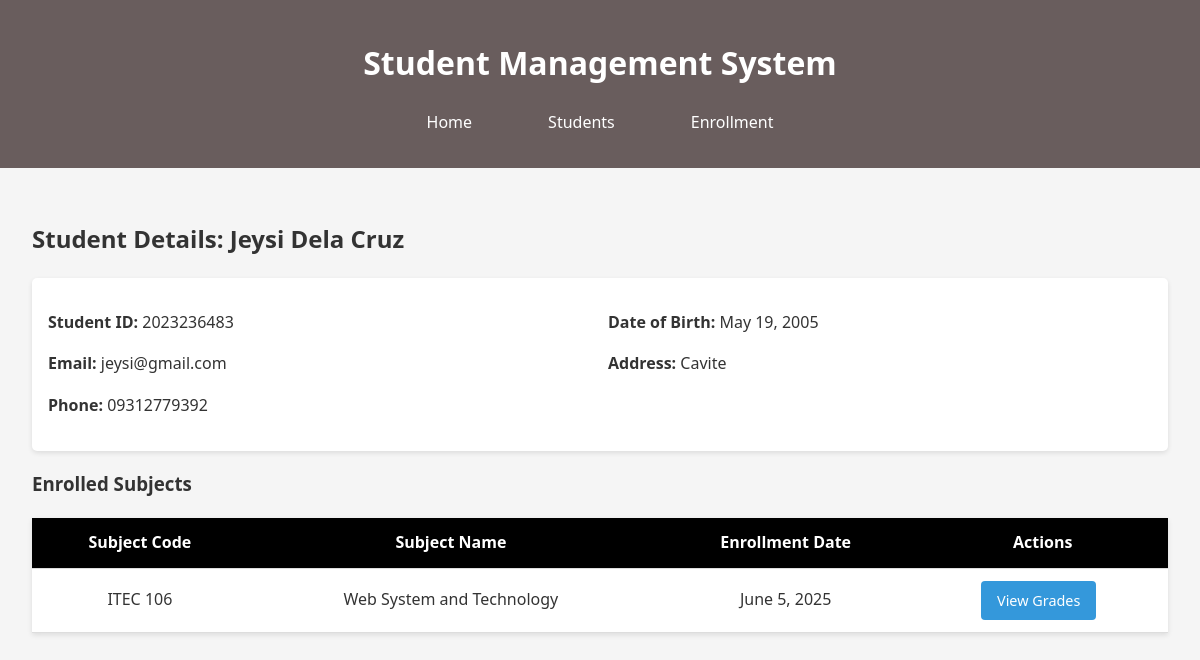
The app's page /students/2023236483/ with its own data.
### sms_app/models.py (models this page shows, shortened)
class Student(models.Model):
    student_id = models.CharField(max_length=20, unique=True)
    first_name = models.CharField(max_length=100)
    last_name = models.CharField(max_length=100)
    email = models.EmailField()
    date_of_birth = models.DateField()
    address = models.TextField()
    phone_number = models.CharField(max_length=15)

class Enrollment(models.Model):
    student = models.ForeignKey(Student, on_delete=models.CASCADE)
    subject = models.ForeignKey(Subject, on_delete=models.CASCADE)
    enrollment_date = models.DateField(auto_now_add=True)
    class Meta:
        unique_together = ('student', 'subject')

class Subject(models.Model):
    code = models.CharField(max_length=10, unique=True)
    name = models.CharField(max_length=100)
    description = models.TextField()

### sms_app/views.py (the view)
# urls.py: path('students/<str:student_id>/', views.student_detail, name='student_detail'),
def student_detail(request, student_id):
    student = get_object_or_404(Student, student_id=student_id)
    enrollments = Enrollment.objects.filter(student=student).select_related('subject')
    return render(request, 'students/detail.html', {
        'student': student,
        'enrollments': enrollments
    })

### templates/students/detail.html
{% extends 'base.html' %}
{% block content %}
    <h2>Student Details: {{ student.first_name }} {{ student.last_name }}</h2>
    <div class="student-info">
        <div>
            <p><strong>Student ID:</strong> {{ student.student_id }}</p>
            <p><strong>Email:</strong> {{ student.email }}</p>
            <p><strong>Phone:</strong> {{ student.phone_number }}</p>
        </div>
        <div>
            <p><strong>Date of Birth:</strong> {{ student.date_of_birth }}</p>
            <p><strong>Address:</strong> {{ student.address }}</p>
        </div>
    </div>
    <h3>Enrolled Subjects</h3>
    <table>
        <thead>
            <tr>
                <th>Subject Code</th>
                <th>Subject Name</th>
                <th>Enrollment Date</th>
                <th>Actions</th>
            </tr>
        </thead>
        <tbody>
            {% for enrollment in enrollments %}
            <tr>
                <td>{{ enrollment.subject.code }}</td>
                <td>{{ enrollment.subject.name }}</td>
                <td>{{ enrollment.enrollment_date }}</td>
                <td>
                    <a href="{% url 'grade_list' enrollment.id %}" class="btn">View Grades</a>
                </td>
            </tr>
            {% endfor %}
        </tbody>
    </table>
{% endblock %}

### sms_app/static/css/sms.css (style rules this page uses)
body { font-family: 'Segoe UI', Tahoma, Geneva, Verdana, sans-serif; line-height: 1.6; margin: 0; padding: 0; color: #333; background-color: #f5f5f5; }
table { width: 100%; border-collapse: collapse; margin: 1rem 0; background: white; box-shadow: 0 2px 5px rgba(0,0,0,0.1); }
th, td { padding: 0.75rem; text-align: center; border-bottom: 1px solid #ddd; }
th { background-color: #000000; color: white; }
.btn { display: inline-block; padding: 0.5rem 1rem; background-color: #3498db; color: white; text-decoration: none; border-radius: 4px; border: none; cursor: pointer; font-size: 0.9rem; margin-right: 0.5rem; }
.student-info { display: grid; grid-template-columns: 1fr 1fr; gap: 1rem; background: white; padding: 1rem; border-radius: 5px; box-shadow: 0 2px 5px rgba(0,0,0,0.1); margin-bottom: 1rem; }

### records on screen
Student: first_name "Jeysi", last_name "Dela Cruz", student_id "2023236483", email "jeysi@gmail.com", phone_number "09312779392", date_of_birth "May 19, 2005", address "Cavite"
Enrollment: subject.code "ITEC 106", subject.name "Web System and Technology", enrollment_date "June 5, 2025"
